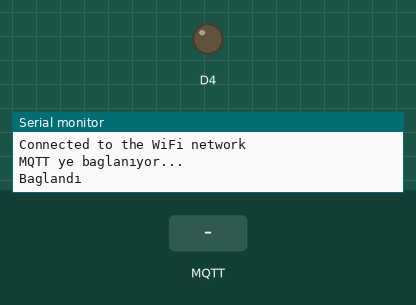
Recording of a sketch running on a simulated ESP8266 (NodeMCU). On the bench: output pins drawn as LEDs (lit = HIGH, except the on-board LED, lit = LOW), the last lines printed to the serial monitor. The inputs (shaded band) are chosen by the test bench. WiFi joins after 1.5 s; servers stay silent unless stated; no MQTT or app messages arrive unless stated.

Above: at 2.7 s.
2.8 s: MQTT message "led_on" arrives on the first subscribed topic
At 3.2 s:
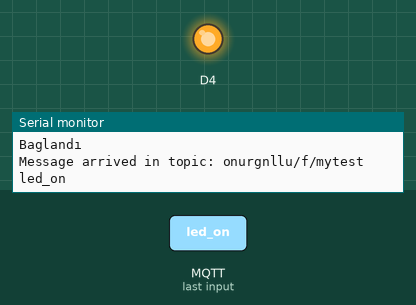
4.3 s: MQTT message "led_off" arrives on the first subscribed topic
At 5.6 s:
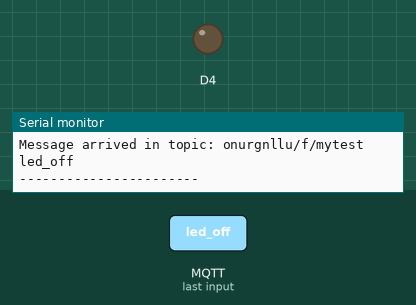
Timing chart, 0 to 7.3 s (numbered marks = the images above; inputs shaded):
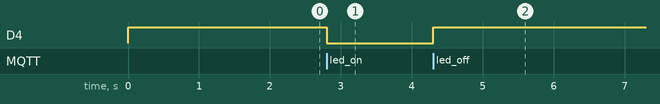

The sketch:

mqtt_broker_degergonderen.ino
```cpp
#include <ESP8266WiFi.h>
#include <PubSubClient.h>

// defines
#define LED D0
unsigned long previousMillis = 0;
const long interval = 1000;
#define FIVE_SECONDS 10000
unsigned long current_time;
unsigned long last_run = 0;
int sensorValue = 15;

// WiFi
const char *ssid = "OnurWi-fi"; // Enter your WiFi name
const char *password = "Onur.1905";  // Enter WiFi password

// MQTT Broker
const char *mqtt_broker = "io.adafruit.com";
const char *topic = "onurgnllu/f/mytest";
const char *mqtt_username = "onurgnllu";
const char *mqtt_password = "aio_ZDwe95DR8PzK7bjY6AecWE2Gslsz";
const int   mqtt_port = 1883;

WiFiClient espClient;
PubSubClient client(espClient);

void setup() {
  // Set software serial baud to 115200;
  digitalWrite(BUILTIN_LED, HIGH);
  Serial.begin(115200);
  pinMode(BUILTIN_LED, OUTPUT);
  // connecting to a WiFi network
  WiFi.begin(ssid, password);
  while (WiFi.status() != WL_CONNECTED) {
    delay(500);
    Serial.println("Connecting to WiFi..");
  }
  Serial.println("Connected to the WiFi network");
  //connecting to a mqtt broker
  client.setServer(mqtt_broker, mqtt_port);
  client.setCallback(callback);
  while (!client.connected()) {
    String client_id = "esp8266-client-";
    client_id += String(WiFi.macAddress());
    Serial.println("MQTT ye baglanıyor...");
    if (client.connect("ESP8266", mqtt_username, mqtt_password)) {
      Serial.println("Baglandı");
    } else {
      Serial.print("failed with state ");
      Serial.print(client.state());
      delay(2000);
    }
  }
  // publish and subscribe
  client.publish(topic, "Nodemcu is connected");
  client.subscribe(topic);
}

void callback(char *topic, byte *payload, unsigned int length) {
  Serial.print("Message arrived in topic: ");
  Serial.println(topic);
  String message;
  for (int i = 0; i < length; i++) {
    message = message + (char) payload[i];  // convert *byte to string
  }
  Serial.print(message);
  if (message == "led_on") {
    digitalWrite(BUILTIN_LED, LOW);
    delay(500);
   client.publish("onurgnllu/f/situation", "evdeki led acildi");
    Serial.print("\nled yandi");
  }   // LED on
  if (message == "led_off") {
    digitalWrite(BUILTIN_LED, HIGH);
    delay(500);
   client.publish("onurgnllu/f/situation", "evdeki led kapandı");
  } // LED off
  Serial.println();
  Serial.println("-----------------------");


}

void loop() {
  client.loop();


current_time = millis();
if (current_time - last_run >= FIVE_SECONDS) {
// save the last time you blinked the LED
 last_run = current_time;
  sensorValue++; // burada sahte bir sayaç ile 1+2+3+4+5
  String ldrValue = String(sensorValue); //sensorvalue yu tamamen string yapmak için kullanılan parametre..
   client.publish("onurgnllu/f/publishedvalue", ldrValue.c_str());
  Serial.print("LDR: ");
   Serial.print(ldrValue);
Serial.println("Message published");

}


}
```

Measured:
- after the input at 2.8 s, D4: HIGH → LOW at once
- after the input at 4.3 s, D4: LOW → HIGH at once
